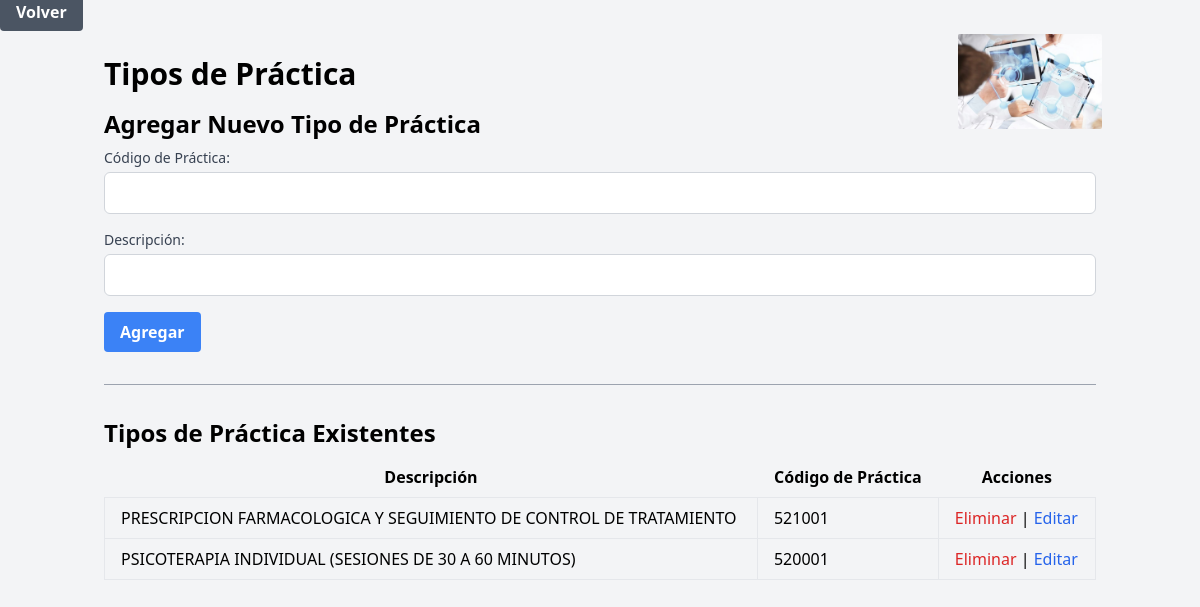
/tipoPracticaPanel/tipoPracticaPanel.php, run on the app's committed database.
### tables this page shows
CREATE TABLE `tipo_prac` (
  `id` int(11) NOT NULL,
  `descript` varchar(255) NOT NULL,
  `cod_practica` int(255) NOT NULL
);

### controlador/control_tipo_prac.php (called while the page is built, shortened)
<?php
require_once '../conexion/conexion.php';
function obtenerTiposPractica()
{
    global $conn;
    $tiposPractica = array();
    $sql = "SELECT * FROM tipo_prac";
    $result = $conn->query($sql);
    if ($result->num_rows > 0) {
        while ($row = $result->fetch_assoc()) {
            $tiposPractica[] = $row;
        }
    }
    return $tiposPractica;
}
?>

### tipoPracticaPanel/tipoPracticaPanel.php (the view, shortened to what this page needs)
<?php
require_once '../controlador/control_tipo_prac.php';
?>
<!DOCTYPE html>
<html lang="es">
<head>
    <link href="https://cdn.jsdelivr.net/npm/tailwindcss@2.2.19/dist/tailwind.min.css" rel="stylesheet">
</head>
<body class="bg-gray-100">
    <a href="../panelMain/panelMain.php" class="bg-gray-500 hover:bg-gray-600 text-white font-bold py-2 px-4 rounded">Volver</a>
    <div class="container mx-auto px-4 py-8 relative">
        <img src="../img/digital.practias.jpg" alt="Imagen" class="image-top-right hidden sm:block">
        <h1 class="text-3xl font-bold mb-4">Tipos de Práctica</h1>
        <h2 class="text-2xl font-bold mb-2">Agregar Nuevo Tipo de Práctica</h2>
        <form method="post" class="mb-4">
            <div class="mb-4">
                <label for="cod_practica" class="block text-sm font-medium text-gray-700">Código de Práctica:</label>
                <input type="number" id="cod_practica" name="cod_practica" required
                    class="mt-1 p-2 block w-full border border-gray-300 rounded-md focus:outline-none focus:border-blue-500">
            </div>
            <div class="mb-4">
                <label for="descripcion" class="block text-sm font-medium text-gray-700">Descripción:</label>
                <input type="text" id="descripcion" name="descripcion" required
                    class="mt-1 p-2 block w-full border border-gray-300 rounded-md focus:outline-none focus:border-blue-500">
            </div>
            <button type="submit" name="agregar"
                class="bg-blue-500 hover:bg-blue-600 text-white font-bold py-2 px-4 rounded">
                Agregar
            </button>
        </form>
        <hr class="border-t border-gray-400 my-8">
        <h2 class="text-2xl font-bold mb-2">Tipos de Práctica Existentes</h2>
        <div class="overflow-x-auto">
            <table class="table-auto w-full">
                <thead>
                    <tr>
                        <th class="px-4 py-2">Descripción</th>
                        <th class="px-4 py-2">Código de Práctica</th>
                        <th class="px-4 py-2">Acciones</th>
                    </tr>
                </thead>
                <tbody>
                    <?php
                    require_once '../controlador/control_tipo_prac.php';
                    $tiposPractica = obtenerTiposPractica();
                    foreach ($tiposPractica as $tipo) {
                        echo "<tr>";
                        echo "<td class='border px-4 py-2'>" . $tipo["descript"] . "</td>";
                        echo "<td class='border px-4 py-2'>" . $tipo["cod_practica"] . "</td>";
                        echo "<td class='border px-4 py-2'>
                                <a href='tipoPracticaPanel.php?eliminar=" . $tipo["id"] . "' class='text-red-600 hover:text-red-800'>Eliminar</a> |
                                <a href='editarTipoPractica.php?id=" . $tipo["id"] . "' class='text-blue-600 hover:text-blue-800'>Editar</a>
                              </td>";
                        echo "</tr>";
                    }
                    ?>
                </tbody>
            </table>
        </div>
    </div>
</body>
</html>

### tipoPracticaPanel/tipoPracticaPanel.php (style rules this page uses)
.image-top-right { position: absolute; top: 10px; right: 10px; width: 9rem; height: auto; border-radius: 2px; }

### data on the page
tipo_prac: descript "PRESCRIPCION FARMACOLOGICA Y SEGUIMIENTO DE CONTROL DE TRATAMIENTO", cod_practica "521001"
tipo_prac: descript "PSICOTERAPIA INDIVIDUAL (SESIONES DE 30 A 60 MINUTOS)", cod_practica "520001"
